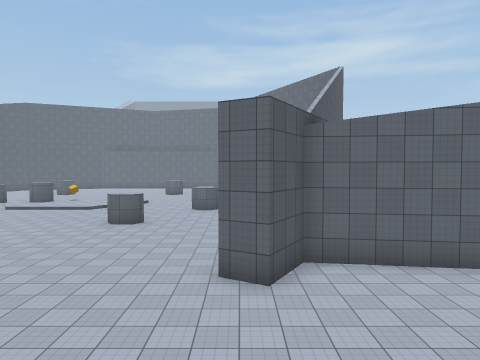
[1] (above)

24 first-person views from a walk through a 3-D level made in the Unity game engine. The camera is 1.2 m above the floor, tilts 2° down and sees 70° across. The floor is counted in squares, 2 m on a side. Each view is taken from the middle of a square. On the plan, view 1 faces up. The plan holds only what a view shows up to about 10 squares ahead; the rest is blank. The place goes on beyond the plan. The player is left out. Surface patterns are stand-ins for the level's own textures.

[2]
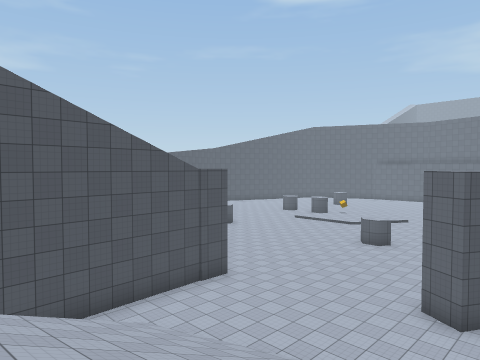

[3]
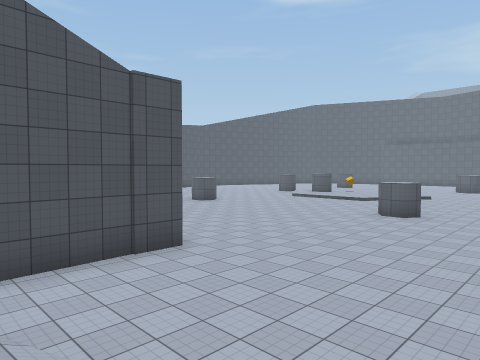

[4]
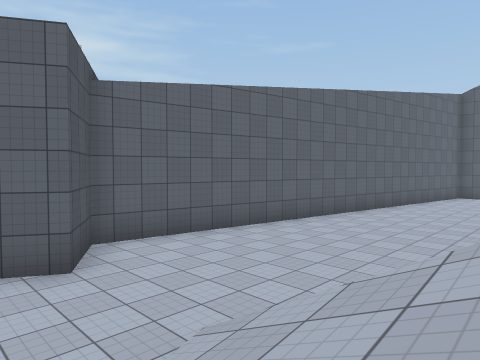

[5]
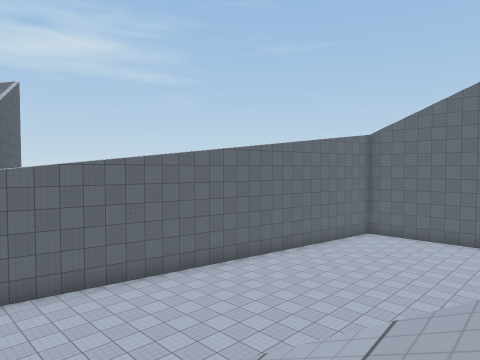

[6]
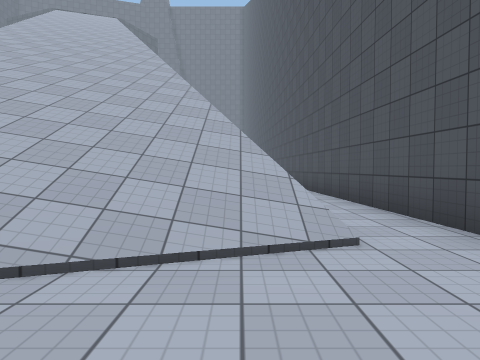

[7]
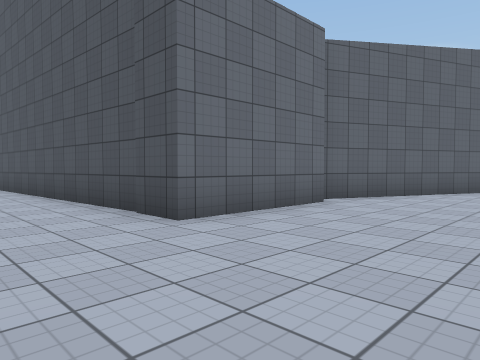

[8]
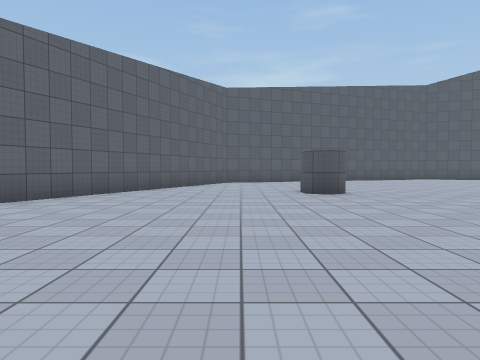

[9]
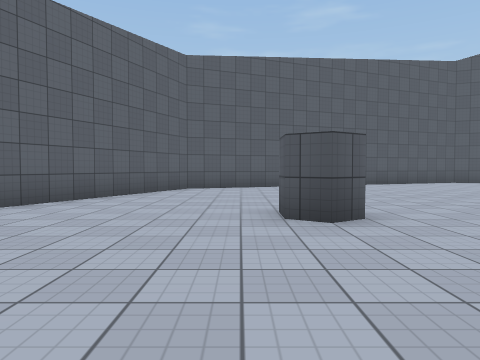

[10]
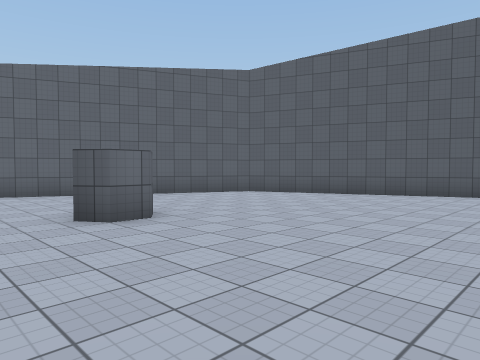

[11]
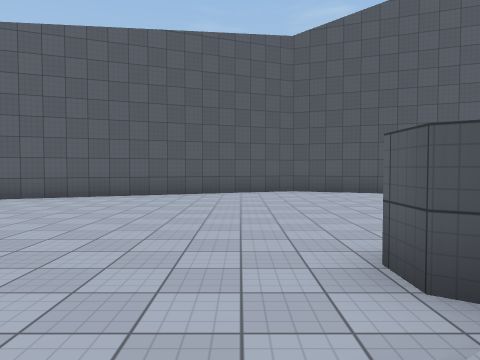

[12]
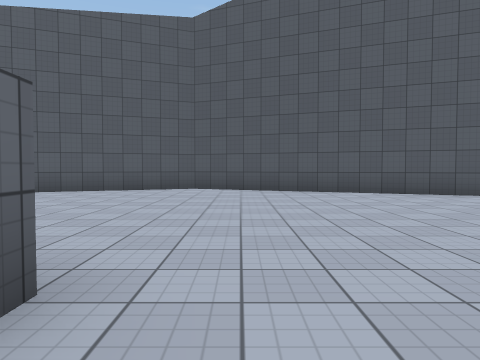

[13]
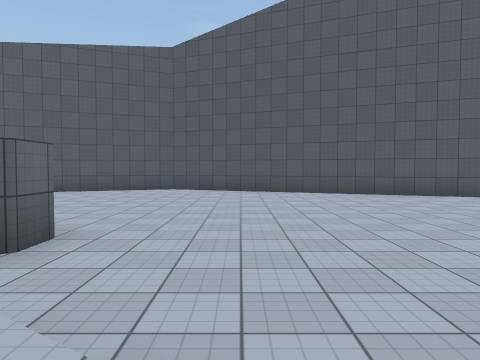

[14]
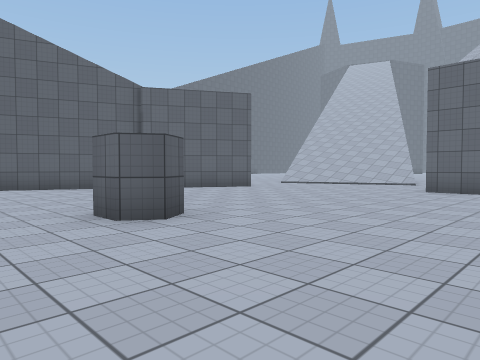

[15]
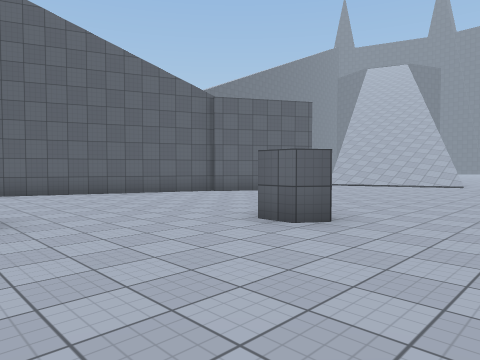

[16]
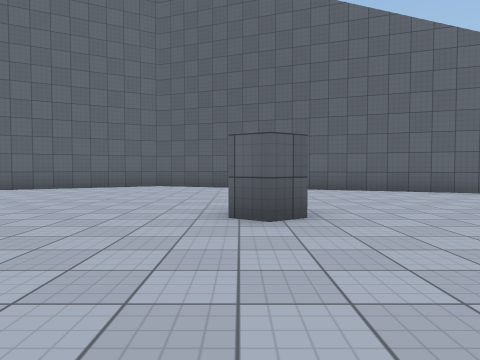

[17]
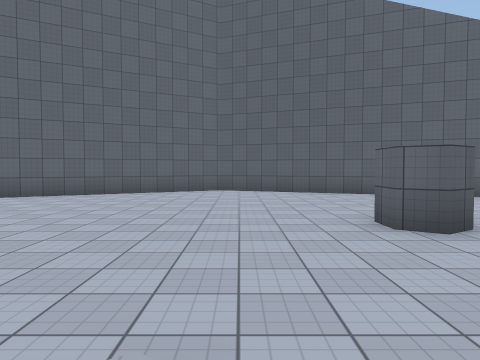

[18]
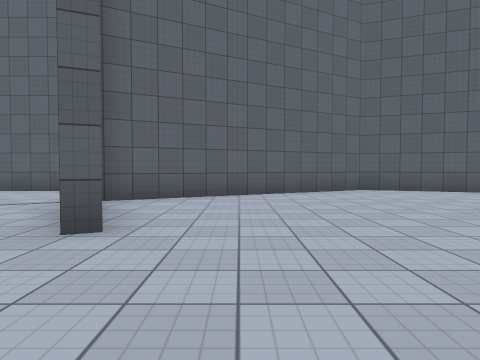

[19]
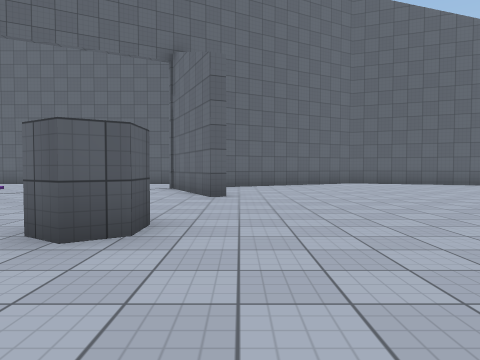

[20]
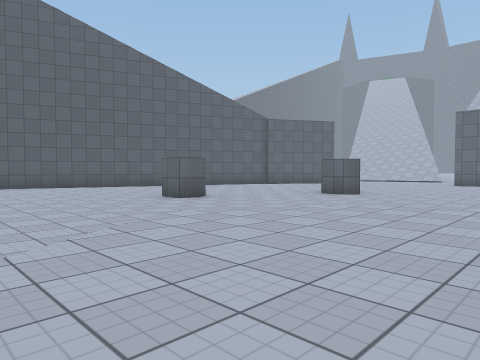

[21]
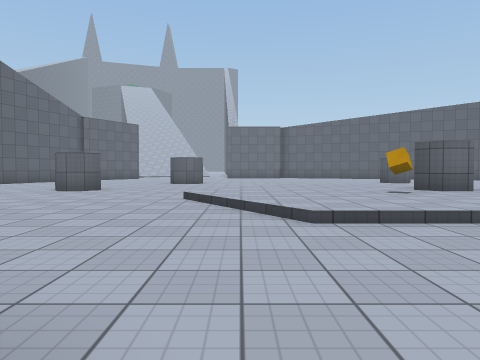

[22]
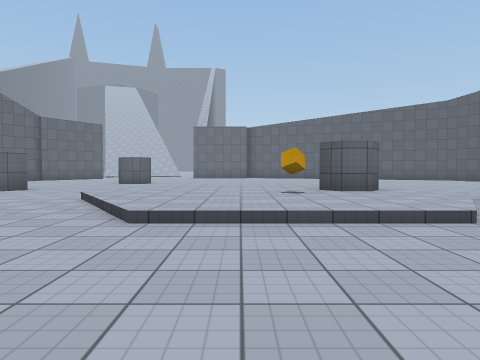

[23]
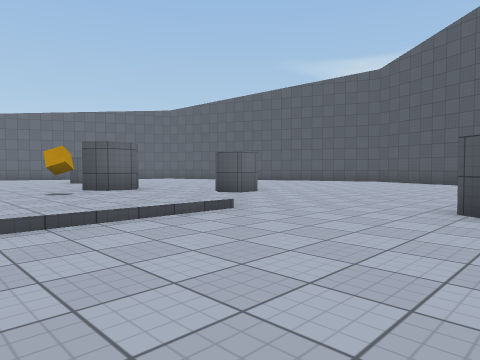

[24]
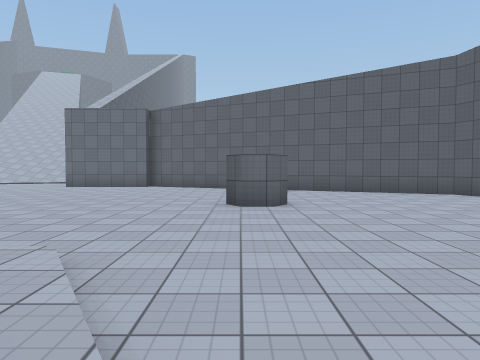

### Floor plan
Key: @ floor where view 1 was taken; # wall or solid block; x gap in a wall; . main floor; : floor 0.25 m higher than the main floor; / step, stairs or slope; O other object.
Columns run from 22 left of view 1 to 12 right of it. Each row starts with its distance up from view 1.
 25   #.....    .....x. ....#
 24  ##...... #......#....####
 23  #....................#..#
 22  #.......................##
 21 ##........./::::..........##
 20 #..........:::::/..........##
 19 #........#/::::::/..........#
 18 #........///#O:::/.........##
 17 #..........:::::/..........#
 16 ##........./::::....##.....#
 15  #........................##
 14  ##.......................#
 13   #.......................#
 12   #...............#......##
 11   ##......#..............#
 10    #....................##
  9    #...................
  8    ###.................
  7      ###...............######
  6        ###............##....###
  5          ####...................
  4             #####................
  3                 #...../...........
  2                 #..////#  ........
  1                 #.//////   ........
  0                 ##.///@       .....
 -1                  #. /////
 -2                  #../////
 -3                  #   ////
 -4                  #   /////
 -5                  #   /////
 -6                  #   /////

Where each view was taken, in squares from view 1:
view 1: 0 up, 0 right, facing up
view 2: 2 down, 2 right, facing up-left
view 3: 1 up, 0 right, facing up-left
view 4: 1 up, 1 left, facing up-right
view 5: 2 down, 1 right, facing up-right
view 6: 4 up, 3 left, facing down
view 7: 8 up, 3 left, facing down-left
view 8: 9 up, 4 left, facing left
view 9: 10 up, 8 left, facing left
view 10: 16 up, 10 left, facing down-left
view 11: 17 up, 11 left, facing left
view 12: 20 up, 12 left, facing left
view 13: 21 up, 10 left, facing left
view 14: 14 up, 8 left, facing down-right
view 15: 16 up, 7 left, facing down-right
view 16: 16 up, 6 left, facing right
view 17: 18 up, 6 left, facing right
view 18: 22 up, 4 left, facing right
view 19: 23 up, 8 left, facing right
view 20: 21 up, 9 left, facing down-right
view 21: 25 up, 6 left, facing down
view 22: 25 up, 8 left, facing down
view 23: 25 up, 7 left, facing down-left
view 24: 18 up, 12 left, facing down
